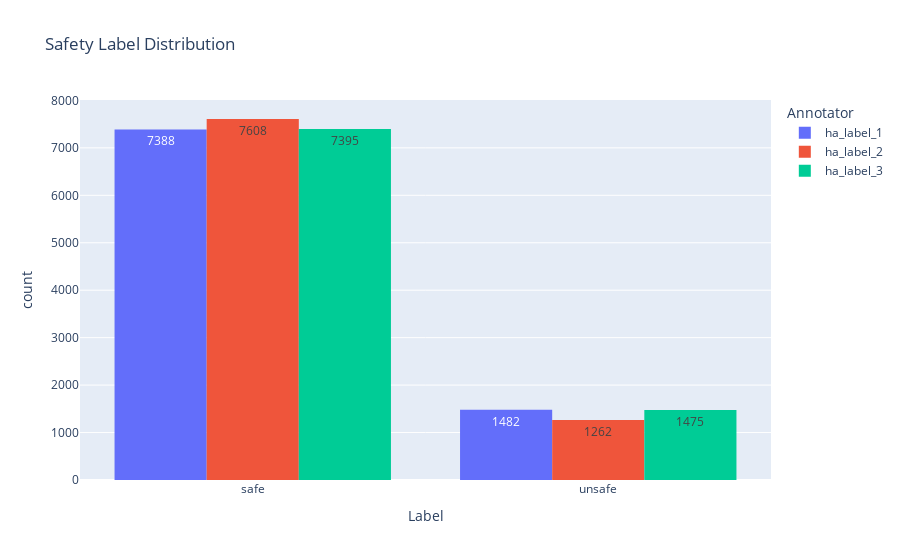

Source (notebook cell):
### Markdown cell above
#### Frequency Distribution

### Code cell
df= pd.read_csv("data.csv")
print(df.shape)

# Count frequency of each label
label_counts = df[["ha_label_1", "ha_label_2", "ha_label_3"]].melt(var_name="Annotator", value_name="Label")
fig = px.histogram(label_counts, x="Label", color="Annotator", barmode="group",
                   title="Safety Label Distribution", text_auto=True)
fig.show()

### Figure 1 — Plotly figure (JSON) as saved in the notebook; plotly's stock layout.template omitted (floating-point values rounded to 4 significant figures; data arrays with more than 128 entries replaced by an {"elided": "..."} marker saying what was removed)
{"data": [{"alignmentgroup": "True", "bingroup": "x", "hovertemplate": "Annotator=ha_label_1<br>Label=%{x}<br>count=%{y}<extra></extra>", "legendgroup": "ha_label_1", "marker": {"color": "#636efa", "pattern": {"shape": ""}}, "name": "ha_label_1", "offsetgroup": "ha_label_1", "orientation": "v", "showlegend": true, "texttemplate": "%{value}", "type": "histogram", "x": {"elided": "8870 str values"}, "xaxis": "x", "yaxis": "y"}, {"alignmentgroup": "True", "bingroup": "x", "hovertemplate": "Annotator=ha_label_2<br>Label=%{x}<br>count=%{y}<extra></extra>", "legendgroup": "ha_label_2", "marker": {"color": "#EF553B", "pattern": {"shape": ""}}, "name": "ha_label_2", "offsetgroup": "ha_label_2", "orientation": "v", "showlegend": true, "texttemplate": "%{value}", "type": "histogram", "x": {"elided": "8870 str values"}, "xaxis": "x", "yaxis": "y"}, {"alignmentgroup": "True", "bingroup": "x", "hovertemplate": "Annotator=ha_label_3<br>Label=%{x}<br>count=%{y}<extra></extra>", "legendgroup": "ha_label_3", "marker": {"color": "#00cc96", "pattern": {"shape": ""}}, "name": "ha_label_3", "offsetgroup": "ha_label_3", "orientation": "v", "showlegend": true, "texttemplate": "%{value}", "type": "histogram", "x": {"elided": "8870 str values"}, "xaxis": "x", "yaxis": "y"}], "layout": {"barmode": "group", "legend": {"title": {"text": "Annotator"}, "tracegroupgap": 0}, "title": {"text": "Safety Label Distribution"}, "xaxis": {"anchor": "y", "domain": [0, 1], "title": {"text": "Label"}}, "yaxis": {"anchor": "x", "domain": [0, 1], "title": {"text": "count"}}}}
